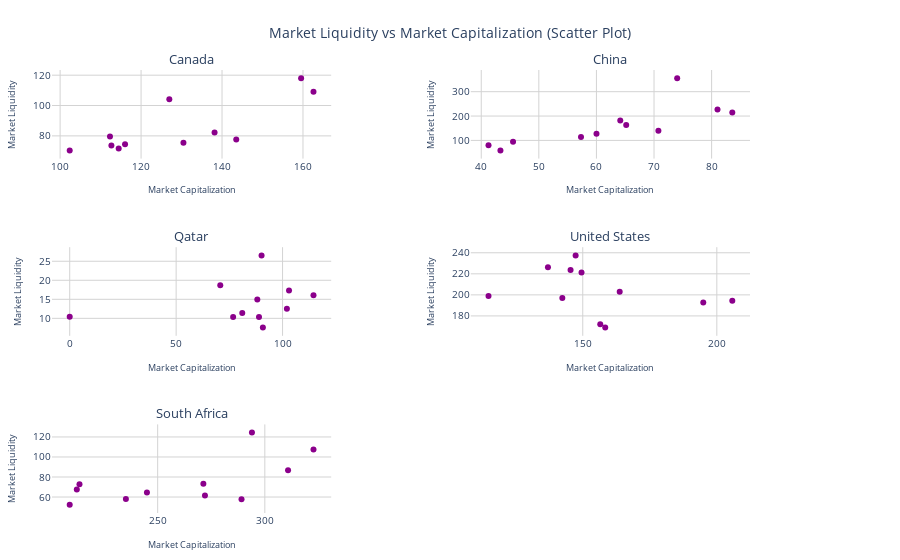

Here is the notebook cell this chart was saved with:
### Markdown cell above
Even though this charts may appears as overwelming, they provide some important insights.  

The first one is that it is not possible to state that one is always higher than the other. Some countries have a bigger market liquidity, while others have a greater market capitalizaion. 
The second one is that the 0.2 correlation we computed above is confirmed by this charts. Indeed, market capitalization and market liquidity do not appear to influence each other that much.  

The final test to check their relation is to plot a scatterplot of market capitalization vs market liquidity.

### Code cell
from plotly.subplots import make_subplots
import plotly.graph_objects as go

# Define subplot grid (3 rows x 2 columns)
fig = make_subplots(rows=3, cols=2,
                    subplot_titles=('Canada', 'China', 'Qatar', 'United States', 'South Africa', ''),
                    vertical_spacing=0.2, horizontal_spacing=0.2)

# List of countries
countries = ['Canada', 'China', 'Qatar', 'United States', 'South Africa']

# Add scatter traces for each country (Market Liquidity vs Market Capitalization)
for i, country in enumerate(countries):
    row = i // 2 + 1
    col = i % 2 + 1
    
    # Scatter plot: x = market_cap, y = market_liq
    fig.add_trace(go.Scatter(x=mrkCapclean[country], y=mrkLiqclean[country],
                             mode='markers', marker=dict(color="darkmagenta"),
                             name=country, showlegend=False),
                  row=row, col=col)

# Update layout for the entire figure
fig.update_layout(
    title_text='Market Liquidity vs Market Capitalization (Scatter Plot)',
    title_x=0.5,
    title_y=0.95,
    xaxis_title='Market Capitalization',
    yaxis_title='Market Liquidity',
    plot_bgcolor='white',
    paper_bgcolor='white',
    margin=dict(l=40, r=150, t=70, b=40),  # Adjust right margin to fit the legend
    font=dict(size=10)  # Set global font size
)

# Reduce font size for subplot titles
fig.update_layout(annotations=[dict(font=dict(size=13)) for annotation in fig['layout']['annotations']])


# Update x and y axis titles for each subplot
for i in range(1, 4):  # For rows 1, 2, 3
    for j in range(1, 3):  # For columns 1, 2
        fig.update_xaxes(title_text="Market Capitalization", title_font=dict(size=9), row=i, col=j)
        fig.update_yaxes(title_text="Market Liquidity", title_font=dict(size=9), row=i, col=j)

# Update x and y axes for each subplot
for axis in fig.select_xaxes():
    axis.update(showgrid=True, zeroline=False, gridcolor='lightgrey')
for axis in fig.select_yaxes():
    axis.update(showgrid=True, zeroline=False, gridcolor='lightgrey')

# Save the figure to the img directory
save_plotly_figure(fig, 'img/CapLiqScatterInt', format='png')

# Show the interactive scatter plot
fig.show()

### Figure 1 — Plotly figure (JSON) as saved in the notebook; plotly's stock layout.template omitted (floating-point values rounded to 4 significant figures)
{"data": [{"marker": {"color": "darkmagenta"}, "mode": "markers", "name": "Canada", "showlegend": false, "type": "scatter", "x": [112.7, 114.5, 116.0, 102.4, 130.5, 143.5, 112.3, 138.2, 159.5, 162.6, 127.0], "xaxis": "x", "y": [73.73, 71.68, 74.42, 70.42, 75.48, 77.62, 79.62, 82.16, 118.0, 109.1, 104.1], "yaxis": "y"}, {"marker": {"color": "darkmagenta"}, "mode": "markers", "name": "China", "showlegend": false, "type": "scatter", "x": [43.33, 41.26, 57.32, 74.02, 65.17, 70.76, 45.52, 60.01, 83.59, 81.02, 64.14], "xaxis": "x2", "y": [58.92, 80.41, 114.2, 355.5, 162.9, 139.9, 94.07, 127.8, 215.0, 226.5, 181.5], "yaxis": "y2"}, {"marker": {"color": "darkmagenta"}, "mode": "markers", "name": "Qatar", "showlegend": false, "type": "scatter", "x": [0, 76.78, 90.13, 88.14, 102.0, 81.07, 88.93, 90.75, 114.5, 103.0, 70.74], "xaxis": "x3", "y": [10.39, 10.35, 26.54, 14.93, 12.49, 11.38, 10.35, 7.56, 16.05, 17.28, 18.72], "yaxis": "y3"}, {"marker": {"color": "darkmagenta"}, "mode": "markers", "name": "United States", "showlegend": false, "type": "scatter", "x": [114.8, 142.4, 149.5, 137.0, 145.4, 163.8, 147.3, 158.4, 194.9, 205.8, 156.5], "xaxis": "x4", "y": [199.0, 196.9, 221.4, 226.3, 223.7, 202.9, 237.5, 168.9, 192.7, 194.4, 172.1], "yaxis": "y4"}, {"marker": {"color": "darkmagenta"}, "mode": "markers", "name": "South Africa", "showlegend": false, "type": "scatter", "x": [209.0, 235.2, 245, 212.3, 294.0, 322.7, 213.5, 271.3, 310.8, 272.1, 289.1], "xaxis": "x5", "y": [52.22, 57.93, 64.45, 67.49, 124.4, 107.4, 72.8, 73.16, 86.86, 61.41, 57.76], "yaxis": "y5"}], "layout": {"annotations": [{"font": {"size": 13}, "showarrow": false, "text": "Canada", "x": 0.2, "xanchor": "center", "xref": "paper", "y": 1, "yanchor": "bottom", "yref": "paper"}, {"font": {"size": 13}, "showarrow": false, "text": "China", "x": 0.8, "xanchor": "center", "xref": "paper", "y": 1, "yanchor": "bottom", "yref": "paper"}, {"font": {"size": 13}, "showarrow": false, "text": "Qatar", "x": 0.2, "xanchor": "center", "xref": "paper", "y": 0.6, "yanchor": "bottom", "yref": "paper"}, {"font": {"size": 13}, "showarrow": false, "text": "United States", "x": 0.8, "xanchor": "center", "xref": "paper", "y": 0.6, "yanchor": "bottom", "yref": "paper"}, {"font": {"size": 13}, "showarrow": false, "text": "South Africa", "x": 0.2, "xanchor": "center", "xref": "paper", "y": 0.2, "yanchor": "bottom", "yref": "paper"}], "font": {"size": 10}, "margin": {"b": 40, "l": 40, "r": 150, "t": 70}, "paper_bgcolor": "white", "plot_bgcolor": "white", "title": {"text": "Market Liquidity vs Market Capitalization (Scatter Plot)", "x": 0.5, "y": 0.95}, "xaxis": {"anchor": "y", "domain": [0, 0.4], "gridcolor": "lightgrey", "showgrid": true, "title": {"font": {"size": 9}, "text": "Market Capitalization"}, "zeroline": false}, "xaxis2": {"anchor": "y2", "domain": [0.6, 1], "gridcolor": "lightgrey", "showgrid": true, "title": {"font": {"size": 9}, "text": "Market Capitalization"}, "zeroline": false}, "xaxis3": {"anchor": "y3", "domain": [0, 0.4], "gridcolor": "lightgrey", "showgrid": true, "title": {"font": {"size": 9}, "text": "Market Capitalization"}, "zeroline": false}, "xaxis4": {"anchor": "y4", "domain": [0.6, 1], "gridcolor": "lightgrey", "showgrid": true, "title": {"font": {"size": 9}, "text": "Market Capitalization"}, "zeroline": false}, "xaxis5": {"anchor": "y5", "domain": [0, 0.4], "gridcolor": "lightgrey", "showgrid": true, "title": {"font": {"size": 9}, "text": "Market Capitalization"}, "zeroline": false}, "xaxis6": {"anchor": "y6", "domain": [0.6, 1], "gridcolor": "lightgrey", "showgrid": true, "title": {"font": {"size": 9}, "text": "Market Capitalization"}, "zeroline": false}, "yaxis": {"anchor": "x", "domain": [0.8, 1], "gridcolor": "lightgrey", "showgrid": true, "title": {"font": {"size": 9}, "text": "Market Liquidity"}, "zeroline": false}, "yaxis2": {"anchor": "x2", "domain": [0.8, 1], "gridcolor": "lightgrey", "showgrid": true, "title": {"font": {"size": 9}, "text": "Market Liquidity"}, "zeroline": false}, "yaxis3": {"anchor": "x3", "domain": [0.4, 0.6], "gridcolor": "lightgrey", "showgrid": true, "title": {"font": {"size": 9}, "text": "Market Liquidity"}, "zeroline": false}, "yaxis4": {"anchor": "x4", "domain": [0.4, 0.6], "gridcolor": "lightgrey", "showgrid": true, "title": {"font": {"size": 9}, "text": "Market Liquidity"}, "zeroline": false}, "yaxis5": {"anchor": "x5", "domain": [0, 0.2], "gridcolor": "lightgrey", "showgrid": true, "title": {"font": {"size": 9}, "text": "Market Liquidity"}, "zeroline": false}, "yaxis6": {"anchor": "x6", "domain": [0, 0.2], "gridcolor": "lightgrey", "showgrid": true, "title": {"font": {"size": 9}, "text": "Market Liquidity"}, "zeroline": false}}}
